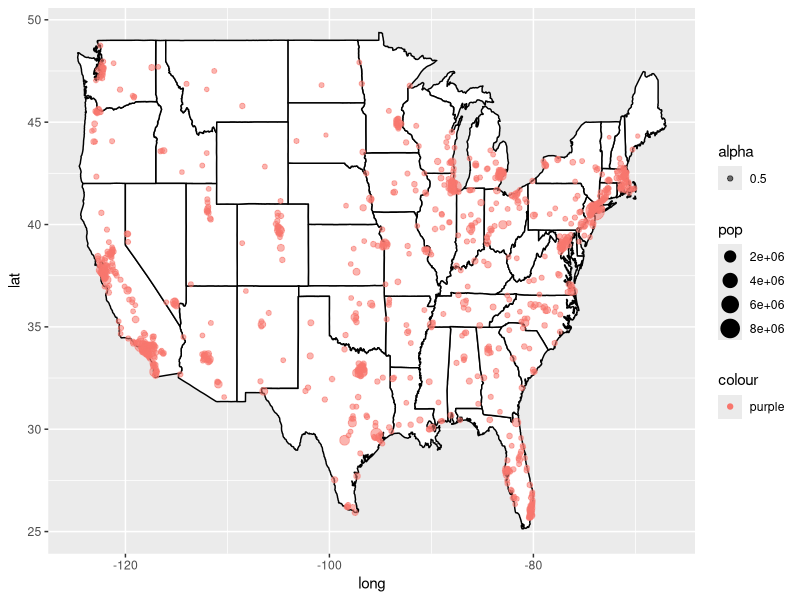

Reproduce this figure in R. (Note: this script raises an error after producing the figure.)
# us map of states and populations
library(tidyverse)

library(ggplot2)

# "us.cities" in maps package contains This database is of us cities of population
# greater than about 40,000. Also included are state capitals of any 
# population size.
# "state" database produces a map of the states of the United States
# mainland generated from US De- partment of the Census data
library(maps)

us_states <- as_tibble(map_data("state"))
us_cities <- as_tibble(us.cities)

us_cities <-us_cities %>% 
  filter(country.etc != "AK") %>% 
  filter(country.etc != "HI")

ggplot(data = us_states, mapping = aes(x = long, y = lat,
                                       group = group)) +
  geom_polygon(fill= "white", color = "black") +
  geom_point(data = us_cities, aes( x = long, y = lat,
                                    size = pop, color = "purple", alpha = 0.5),
             inherit.aes = FALSE)
class(us_states)
class(us.cities)
class(state)
head(us_states)
head(us_cities)
